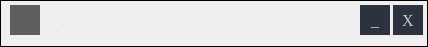
   <widget class="QGroupBox" name="groupBox">
    <property name="geometry">
     <rect>
      <x>939</x>
      <y>2</y>
      <width>428</width>
      <height>47</height>
     </rect>
    </property>
    <property name="styleSheet">
     <string notr="true">border: 1px solid black;</string>
    </property>
    <property name="title">
     <string/>
    </property>
    <widget class="QPushButton" name="pushButton_4">
     <property name="geometry">
      <rect>
       <x>393</x>
       <y>5</y>
       <width>30</width>
       <height>30</height>
      </rect>
     </property>
     <property name="font">
      <font>
       <family>Times New Roman</family>
       <pointsize>12</pointsize>
       <italic>false</italic>
       <bold>false</bold>
      </font>
     </property>
     <property name="styleSheet">
      <string notr="true">background-color: rgb(44, 51, 62);
font: 75 12pt &quot;Times New Roman&quot;;
color: rgb(204, 204, 195);
border: 0px;</string>
     </property>
     <property name="text">
      <string>X</string>
     </property>
    </widget>
    <widget class="QPushButton" name="pushButton_6">
     <property name="geometry">
      <rect>
       <x>360</x>
       <y>5</y>
       <width>30</width>
       <height>30</height>
      </rect>
     </property>
     <property name="font">
      <font>
       <family>Times New Roman</family>
       <pointsize>12</pointsize>
       <italic>false</italic>
       <bold>false</bold>
      </font>
     </property>
     <property name="styleSheet">
      <string notr="true">background-color: rgb(44, 51, 62);
font: 75 12pt &quot;Times New Roman&quot;;
color: rgb(204, 204, 195);
border: 0px;</string>
     </property>
     <property name="text">
      <string>_</string>
     </property>
    </widget>
    <widget class="QLabel" name="label_10">
     <property name="geometry">
      <rect>
       <x>318</x>
       <y>5</y>
       <width>18</width>
       <height>18</height>
      </rect>
     </property>
     <property name="styleSheet">
      <string notr="true">border: 0px;</string>
     </property>
     <property name="text">
      <string/>
     </property>
     <property name="pixmap">
      <pixmap resource="resources.qrc">:/images/images/redSignalImage.png</pixmap>
     </property>
    </widget>
    <widget class="QLabel" name="label_8">
     <property name="geometry">
      <rect>
       <x>280</x>
       <y>5</y>
       <width>18</width>
       <height>18</height>
      </rect>
     </property>
     <property name="styleSheet">
      <string notr="true">border: 0px;</string>
     </property>
     <property name="text">
      <string/>
     </property>
     <property name="pixmap">
      <pixmap resource="resources.qrc">:/images/images/redSignalImage.png</pixmap>
     </property>
    </widget>
    <widget class="QLabel" name="label_6">
     <property name="geometry">
      <rect>
       <x>243</x>
       <y>5</y>
       <width>18</width>
       <height>18</height>
      </rect>
     </property>
     <property name="styleSheet">
      <string notr="true">border: 0px;</string>
     </property>
     <property name="text">
      <string/>
     </property>
     <property name="pixmap">
      <pixmap resource="resources.qrc">:/images/images/redSignalImage.png</pixmap>
     </property>
    </widget>
    <widget class="QLabel" name="label_4">
     <property name="geometry">
      <rect>
       <x>205</x>
       <y>5</y>
       <width>18</width>
       <height>18</height>
      </rect>
     </property>
     <property name="styleSheet">
      <string notr="true">border: 0px;</string>
     </property>
     <property name="text">
      <string/>
     </property>
     <property name="pixmap">
      <pixmap resource="resources.qrc">:/images/images/redSignalImage.png</pixmap>
     </property>
    </widget>
    <widget class="QLabel" name="label_2">
     <property name="geometry">
      <rect>
       <x>167</x>
       <y>5</y>
       <width>18</width>
       <height>18</height>
      </rect>
     </property>
     <property name="styleSheet">
      <string notr="true">border: 0px;</string>
     </property>
     <property name="text">
      <string/>
     </property>
     <property name="pixmap">
      <pixmap resource="resources.qrc">:/images/images/redSignalImage.png</pixmap>
     </property>
    </widget>
    <widget class="QLabel" name="label_3">
     <property name="geometry">
      <rect>
       <x>158</x>
       <y>25</y>
       <width>45</width>
       <height>18</height>
      </rect>
     </property>
     <property name="font">
      <font>
       <family>Roboto</family>
       <pointsize>-1</pointsize>
       <italic>false</italic>
       <bold>false</bold>
      </font>
     </property>
     <property name="styleSheet">
      <string notr="true">color: rgb(194, 194, 194);
border: 0px;
font: 12px 'Roboto';</string>
     </property>
     <property name="text">
      <string>S-1</string>
     </property>
     <property name="alignment">
      <set>Qt::AlignCenter</set>
     </property>
    </widget>
    <widget class="QLabel" name="label_5">
     <property name="geometry">
      <rect>
       <x>200</x>
       <y>25</y>
       <width>30</width>
       <height>18</height>
      </rect>
     </property>
     <property name="font">
      <font>
       <family>Roboto</family>
       <pointsize>-1</pointsize>
       <italic>false</italic>
       <bold>false</bold>
      </font>
     </property>
     <property name="styleSheet">
      <string notr="true">color: rgb(194, 194, 194);
border: 0px;
font: 12px 'Roboto';</string>
     </property>
     <property name="text">
      <string>S-2</string>
     </property>
     <property name="alignment">
      <set>Qt::AlignCenter</set>
     </property>
    </widget>
    <widget class="QLabel" name="label_7">
     <property name="geometry">
      <rect>
       <x>236</x>
       <y>25</y>
       <width>30</width>
       <height>18</height>
      </rect>
     </property>
     <property name="font">
      <font>
       <family>Roboto</family>
       <pointsize>-1</pointsize>
       <italic>false</italic>
       <bold>false</bold>
      </font>
     </property>
     <property name="styleSheet">
      <string notr="true">color: rgb(194, 194, 194);
border: 0px;
font: 12px 'Roboto';</string>
     </property>
     <property name="text">
      <string>S-3</string>
     </property>
     <property name="alignment">
      <set>Qt::AlignCenter</set>
     </property>
    </widget>
    <widget class="QLabel" name="label_9">
     <property name="geometry">
      <rect>
       <x>273</x>
       <y>25</y>
       <width>30</width>
       <height>18</height>
      </rect>
     </property>
     <property name="font">
      <font>
       <family>Roboto</family>
       <pointsize>-1</pointsize>
       <italic>false</italic>
       <bold>false</bold>
      </font>
     </property>
     <property name="styleSheet">
      <string notr="true">color: rgb(194, 194, 194);
border: 0px;
font: 12px 'Roboto';</string>
     </property>
     <property name="text">
      <string>S-4</string>
     </property>
     <property name="alignment">
      <set>Qt::AlignCenter</set>
     </property>
    </widget>
    <widget class="QLabel" name="label_11">
     <property name="geometry">
      <rect>
       <x>300</x>
       <y>25</y>
       <width>60</width>
       <height>18</height>
      </rect>
     </property>
     <property name="font">
      <font>
       <family>Roboto</family>
       <pointsize>-1</pointsize>
       <italic>false</italic>
       <bold>false</bold>
      </font>
     </property>
     <property name="styleSheet">
      <string notr="true">color: rgb(194, 194, 194);
border: 0px;
font: 12px 'Roboto';</string>
     </property>
     <property name="text">
      <string>S-5</string>
     </property>
     <property name="alignment">
      <set>Qt::AlignCenter</set>
     </property>
    </widget>
    <widget class="QLabel" name="label_12">
     <property name="geometry">
      <rect>
       <x>55</x>
       <y>8</y>
       <width>50</width>
       <height>12</height>
      </rect>
     </property>
     <property name="font">
      <font>
       <family>Roboto</family>
       <pointsize>-1</pointsize>
       <italic>false</italic>
       <bold>false</bold>
      </font>
     </property>
     <property name="layoutDirection">
      <enum>Qt::RightToLeft</enum>
     </property>
     <property name="styleSheet">
      <string notr="true">color: rgb(194, 194, 194);
border: 0px;
font: 12px 'Roboto';</string>
     </property>
     <property name="text">
      <string>RAM</string>
     </property>
     <property name="alignment">
      <set>Qt::AlignLeading|Qt::AlignLeft|Qt::AlignVCenter</set>
     </property>
    </widget>
    <widget class="QLabel" name="label_14">
     <property name="geometry">
      <rect>
       <x>55</x>
       <y>25</y>
       <width>50</width>
       <height>12</height>
      </rect>
     </property>
     <property name="font">
      <font>
       <family>Roboto</family>
       <pointsize>-1</pointsize>
       <italic>false</italic>
       <bold>false</bold>
      </font>
     </property>
     <property name="layoutDirection">
      <enum>Qt::RightToLeft</enum>
     </property>
     <property name="styleSheet">
      <string notr="true">color: rgb(194, 194, 194);
border: 0px;
font: 12px 'Roboto';</string>
     </property>
     <property name="text">
      <string>Memory</string>
     </property>
     <property name="alignment">
      <set>Qt::AlignLeading|Qt::AlignLeft|Qt::AlignVCenter</set>
     </property>
    </widget>
    <widget class="QLabel" name="label_13">
     <property name="geometry">
      <rect>
       <x>110</x>
       <y>8</y>
       <width>50</width>
       <height>12</height>
      </rect>
     </property>
     <property name="font">
      <font>
       <family>Roboto</family>
       <pointsize>-1</pointsize>
       <italic>false</italic>
       <bold>false</bold>
      </font>
     </property>
     <property name="layoutDirection">
      <enum>Qt::RightToLeft</enum>
     </property>
     <property name="styleSheet">
      <string notr="true">color: rgb(194, 194, 194);
border: 0px;
font: 12px 'Roboto';</string>
     </property>
     <property name="text">
      <string>: % -</string>
     </property>
     <property name="alignment">
      <set>Qt::AlignLeading|Qt::AlignLeft|Qt::AlignVCenter</set>
     </property>
    </widget>
    <widget class="QLabel" name="label_15">
     <property name="geometry">
      <rect>
       <x>110</x>
       <y>25</y>
       <width>50</width>
       <height>12</height>
      </rect>
     </property>
     <property name="font">
      <font>
       <family>Roboto</family>
       <pointsize>-1</pointsize>
       <italic>false</italic>
       <bold>false</bold>
      </font>
     </property>
     <property name="layoutDirection">
      <enum>Qt::RightToLeft</enum>
     </property>
     <property name="styleSheet">
      <string notr="true">color: rgb(194, 194, 194);
border: 0px;
font: 12px 'Roboto';</string>
     </property>
     <property name="text">
      <string>: % -</string>
     </property>
     <property name="alignment">
      <set>Qt::AlignLeading|Qt::AlignLeft|Qt::AlignVCenter</set>
     </property>
    </widget>
    <widget class="QPushButton" name="pushButton_5">
     <property name="geometry">
      <rect>
       <x>10</x>
       <y>5</y>
       <width>30</width>
       <height>30</height>
      </rect>
     </property>
     <property name="cursor">
      <cursorShape>ArrowCursor</cursorShape>
     </property>
     <property name="styleSheet">
      <string notr="true">background-color: rgb(94, 94, 94);
border: 0 px;</string>
     </property>
     <property name="text">
      <string/>
     </property>
     <property name="icon">
      <iconset>
       <normalon>:/images/images/translateImage.png</normalon>
       <selectedon>:/images/images/translateImage.png</selectedon>
      </iconset>
     </property>
     <property name="iconSize">
      <size>
       <width>50</width>
       <height>50</height>
      </size>
     </property>
    </widget>
   </widget>
